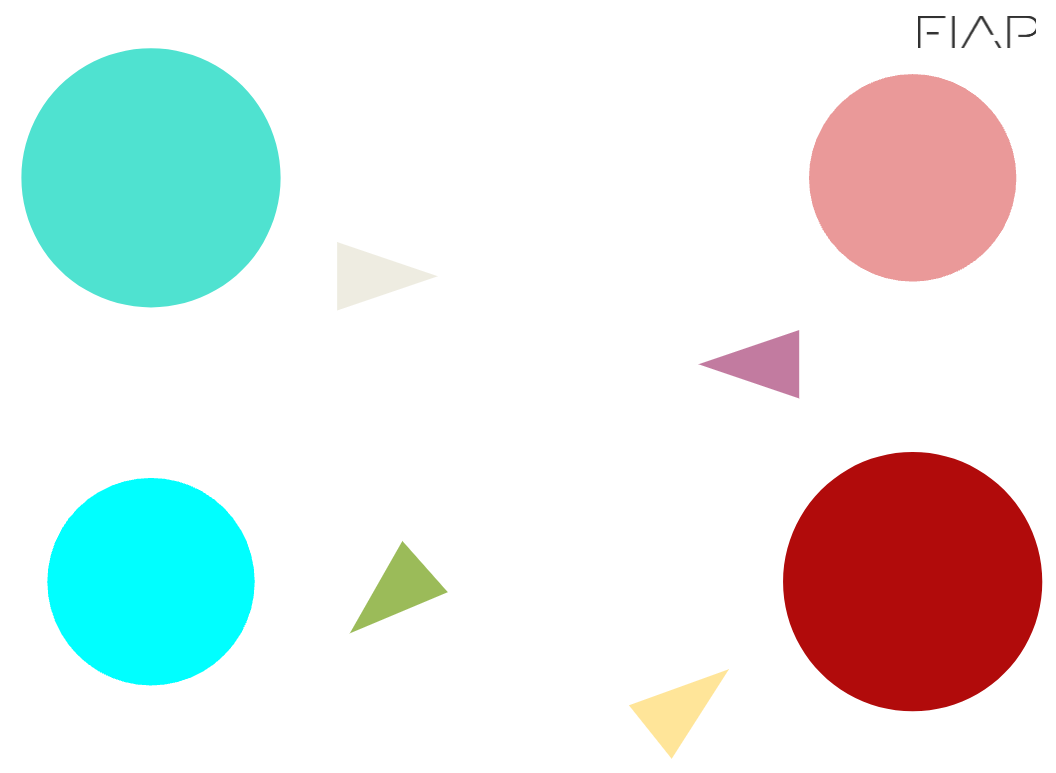
#> input picture NAC1 - IA/circulo.PNG, 1056 x 773 px, found by its file name
$ jupyter execute R1_R2.ipynb
#> lines starting #> are read from the running program, lines starting #| are printed output that depends on the picture; after the words box and inside, x2 and y2 are one past the last pixel; in counts of white or black regions, pixels touching at a corner belong together
# R1 - NOTA 6

[cell 1]
import cv2
from matplotlib import pyplot as plt
import numpy as np

img = cv2.imread('circulo.png')
#> img is the input picture: shape (773, 1056, 3); mean B, G, R 230.2, 232, 226.3

img_rgb = cv2.cvtColor(img, cv2.COLOR_BGR2RGB)
img_hsv = cv2.cvtColor(img, cv2.COLOR_BGR2HSV)
#> img_hsv: shape (773, 1056, 3); mean H, S, V 10.5, 41.8, 246.5

image_lower_hsv = np.array([0, 50, 100])
image_upper_hsv = np.array([179, 255, 255])

mask_hsv = cv2.inRange(img_hsv, image_lower_hsv, image_upper_hsv)
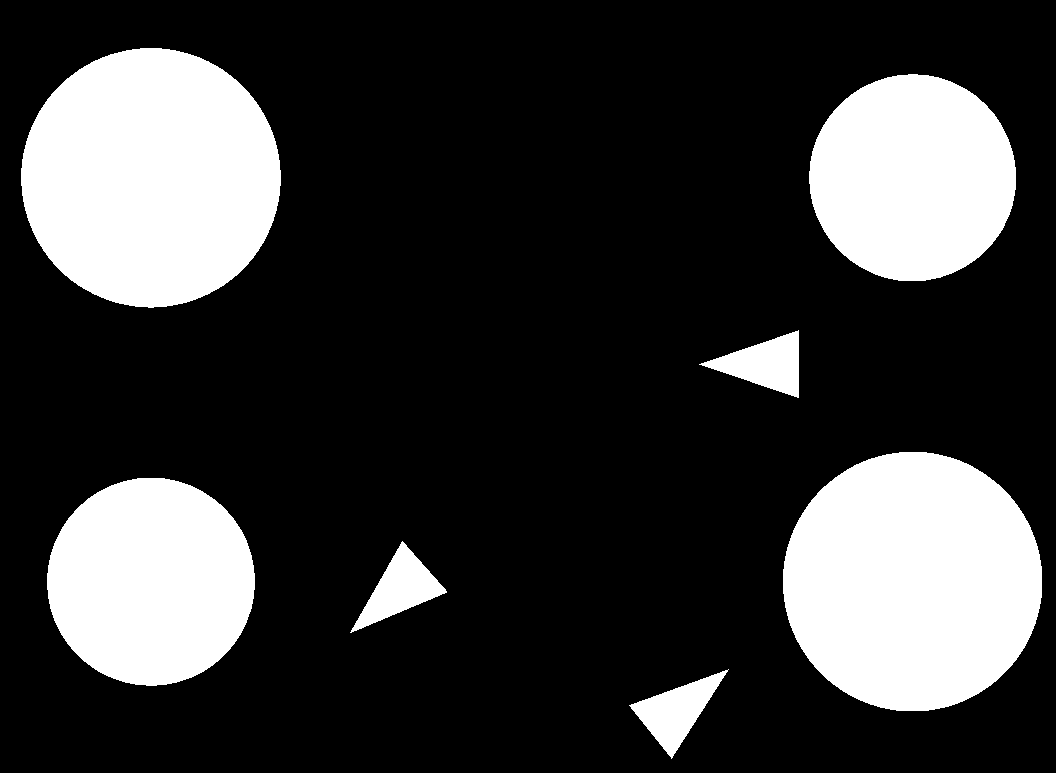
#> mask_hsv: shape (773, 1056); 22.5% white; 7 white regions

contornos, _ = cv2.findContours(mask_hsv, cv2.RETR_TREE, cv2.CHAIN_APPROX_SIMPLE)
#> contornos = 7 contours; box (x1, y1, x2, y2) and area: (783, 452, 1042, 711) 52552, (21, 48, 281, 308) 52530, (47, 478, 255, 686) 33660, (809, 74, 1016, 281) 33322, (350, 541, 447, 633) 3344, (629, 669, 729, 759) 3334, (699, 330, 799, 398) 3280

mask_rgb = cv2.cvtColor(mask_hsv, cv2.COLOR_GRAY2RGB)
#> mask_rgb: shape (773, 1056, 3); 22.5% white; 7 white regions
contornos_img = mask_rgb.copy()

contornosOrdenados = sorted(contornos, key=lambda x: cv2.contourArea(x), reverse=True)
#> contornosOrdenados has the same summary as contornos

for c in contornosOrdenados:
    if cv2.contourArea(c) < cv2.contourArea(contornosOrdenados[1]):
        cv2.drawContours(contornos_img, [c], -1, 0, -1)
#> this loop made 7 passes
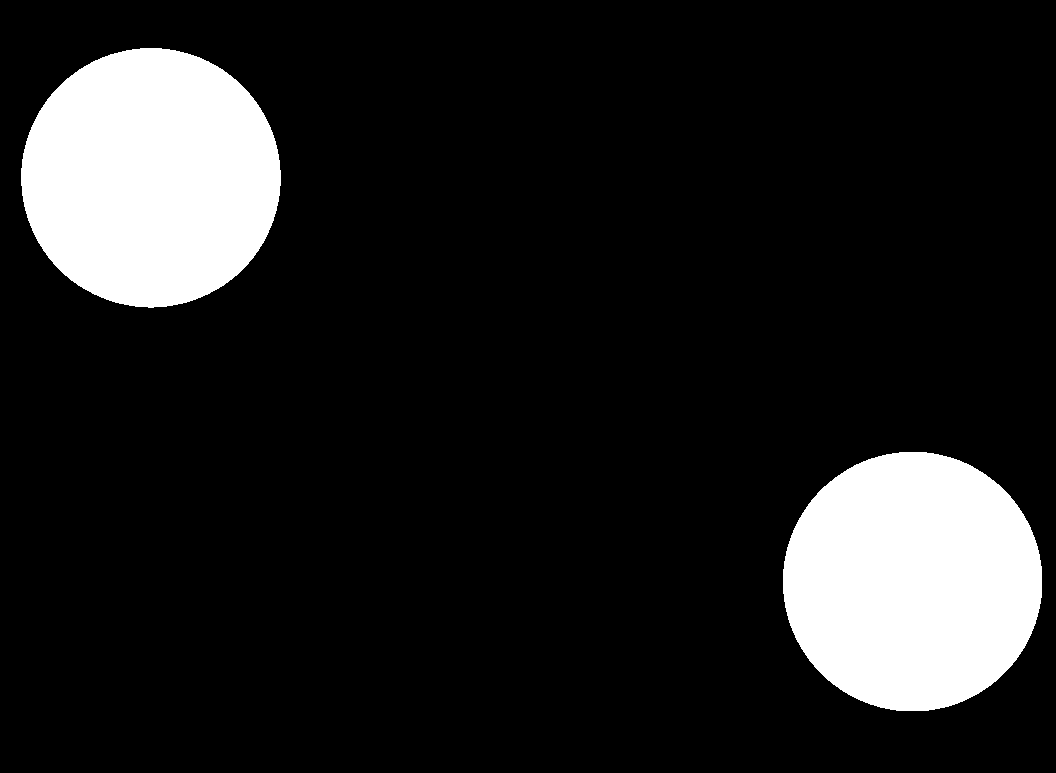
#> contornos_img: shape (773, 1056, 3); 13% white; 2 white regions, box (x1, y1, x2, y2) and area: (783, 452, 1042, 711) 52919, (21, 48, 281, 308) 52897

cnt1 = contornosOrdenados[0]
#> cnt1 = contour of 362 points, box (x1, y1, x2, y2) (783, 452, 1042, 711), area 52552
cnt2 = contornosOrdenados[1]
#> cnt2 = contour of 372 points, box (x1, y1, x2, y2) (21, 48, 281, 308), area 52530

m1 = cv2.moments(cnt1)
#> m1 = moments, m00 52552, centre m10/m00, m01/m00 = (912.1, 581.2)
m2 = cv2.moments(cnt2)
#> m2 = moments, m00 52530, centre m10/m00, m01/m00 = (150.5, 177.3)

cxBola1 = int(m1['m10']/m1['m00'])
#> cxBola1 = 912
cyBola1 = int(m1['m01']/m1['m00'])
#> cyBola1 = 581


cxBola2 = int(m2['m10']/m2['m00'])
#> cxBola2 = 150
cyBola2 = int(m2['m01']/m2['m00'])
#> cyBola2 = 177

size = 20
color = (128,128,0)


cv2.line(contornos_img,(cxBola1 - size,cyBola1),(cxBola1 + size,cyBola1),color,5)
#> contornos_img: shape (773, 1056, 3); 0.04% of pixels changed, all inside (x1, y1, x2, y2) = (889, 578, 936, 585)
cv2.line(contornos_img,(cxBola1,cyBola1 - size),(cxBola1, cyBola1 + size),color,5)
#> contornos_img: shape (773, 1056, 3); mean B, G, R 33, 33, 32.9

cv2.line(contornos_img,(cxBola2 - size,cyBola2),(cxBola2 + size,cyBola2),color,5)
cv2.line(contornos_img,(cxBola2,cyBola2 - size),(cxBola2, cyBola2 + size),color,5)
#> contornos_img: shape (773, 1056, 3); mean B, G, R 32.9, 32.9, 32.7

font = cv2.FONT_HERSHEY_SIMPLEX
#> font = 0
text1 = cv2.contourArea(contornosOrdenados[0])
#> text1 = 52552
text2 = cv2.contourArea(contornosOrdenados[1])
#> text2 = 52530
origem1 = (cxBola1 - 110,cyBola1 - 35)
#> origem1 = (802, 546)
origem2 = (cxBola2 - 110,cyBola2 - 35)
#> origem2 = (40, 142)

cv2.putText(contornos_img, ("Area: " + str(text1)), origem1, font,1,(200,50,0),2,cv2.LINE_AA)
cv2.putText(contornos_img, ("Area: " + str(text2)), origem2, font,1,(200,50,0),2,cv2.LINE_AA)


plt.imshow(contornos_img)

print("Quantidade de contornos encontrado: ", len(contornos))
#| Quantidade de contornos encontrado:  7

# R2 - NOTA 8

[cell 2]
import math

cv2.line(contornos_img, (cxBola1 - size,cyBola1),(cxBola2 + size,cyBola2), color, 5)

angulo = "Angulo: " + str((math.degrees(math.atan2(cyBola1 - cyBola2,cxBola1 - cxBola2))))
#> angulo = 'Angulo: 27.93180736161303'
cv2.putText(contornos_img, str(angulo), (500,100), font,1,(200,50,0),2,cv2.LINE_AA)
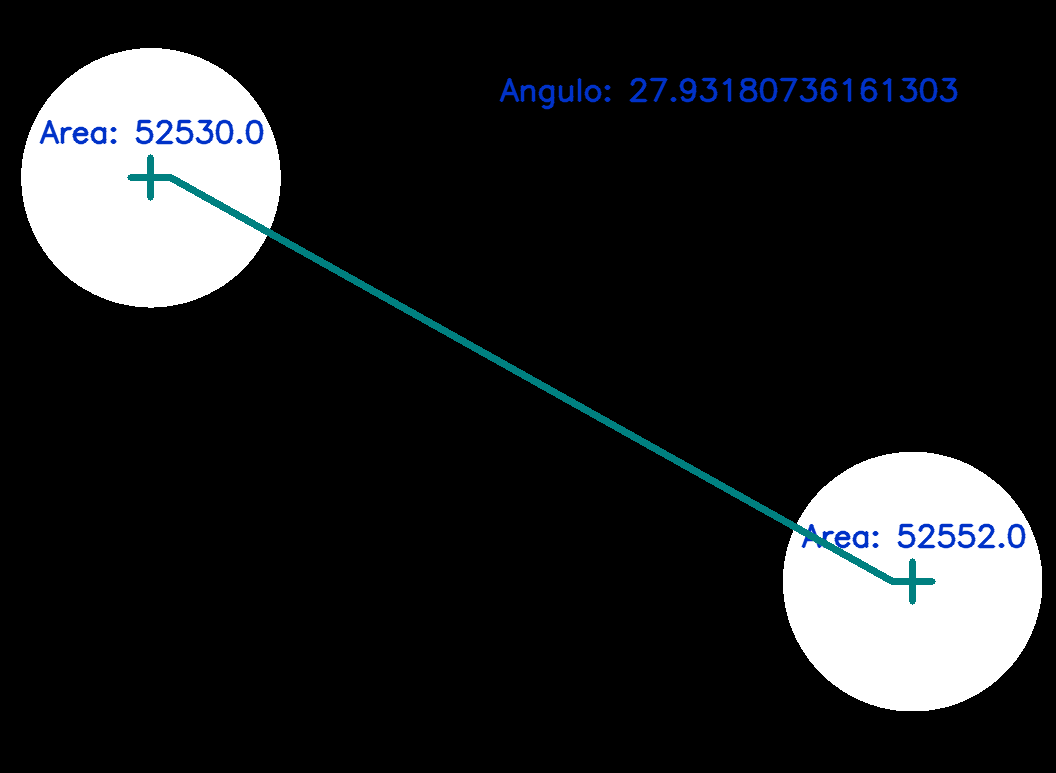
#> contornos_img: shape (773, 1056, 3); mean B, G, R 34, 32.6, 31.1

plt.imshow(contornos_img)
